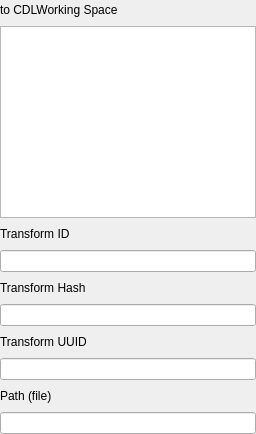
                  <widget class="QWidget" name="tab">
                   <property name="sizePolicy">
                    <sizepolicy hsizetype="Preferred" vsizetype="Preferred">
                     <horstretch>0</horstretch>
                     <verstretch>0</verstretch>
                    </sizepolicy>
                   </property>
                   <attribute name="title">
                    <string>To</string>
                   </attribute>
                   <layout class="QVBoxLayout" name="verticalLayout_31">
                    <property name="leftMargin">
                     <number>0</number>
                    </property>
                    <property name="topMargin">
                     <number>0</number>
                    </property>
                    <property name="rightMargin">
                     <number>0</number>
                    </property>
                    <property name="bottomMargin">
                     <number>0</number>
                    </property>
                    <item>
                     <layout class="QHBoxLayout" name="horizontalLayout_127">
                      <item>
                       <widget class="QLabel" name="label_166">
                        <property name="text">
                         <string>to CDLWorking Space</string>
                        </property>
                       </widget>
                      </item>
                      <item>
                       <spacer name="horizontalSpacer_120">
                        <property name="orientation">
                         <enum>Qt::Horizontal</enum>
                        </property>
                        <property name="sizeHint" stdset="0">
                         <size>
                          <width>40</width>
                          <height>20</height>
                         </size>
                        </property>
                       </spacer>
                      </item>
                     </layout>
                    </item>
                    <item>
                     <widget class="QTextEdit" name="textEdit_25">
                      <property name="sizePolicy">
                       <sizepolicy hsizetype="Expanding" vsizetype="Minimum">
                        <horstretch>0</horstretch>
                        <verstretch>0</verstretch>
                       </sizepolicy>
                      </property>
                      <property name="minimumSize">
                       <size>
                        <width>0</width>
                        <height>40</height>
                       </size>
                      </property>
                     </widget>
                    </item>
                    <item>
                     <layout class="QHBoxLayout" name="horizontalLayout_128">
                      <item>
                       <widget class="QLabel" name="label_167">
                        <property name="text">
                         <string>Transform ID</string>
                        </property>
                       </widget>
                      </item>
                      <item>
                       <spacer name="horizontalSpacer_121">
                        <property name="orientation">
                         <enum>Qt::Horizontal</enum>
                        </property>
                        <property name="sizeHint" stdset="0">
                         <size>
                          <width>40</width>
                          <height>20</height>
                         </size>
                        </property>
                       </spacer>
                      </item>
                     </layout>
                    </item>
                    <item>
                     <widget class="QLineEdit" name="lineEdit_136"/>
                    </item>
                    <item>
                     <layout class="QHBoxLayout" name="horizontalLayout_129">
                      <item>
                       <widget class="QLabel" name="label_168">
                        <property name="text">
                         <string>Transform Hash</string>
                        </property>
                       </widget>
                      </item>
                      <item>
                       <spacer name="horizontalSpacer_122">
                        <property name="orientation">
                         <enum>Qt::Horizontal</enum>
                        </property>
                        <property name="sizeHint" stdset="0">
                         <size>
                          <width>40</width>
                          <height>20</height>
                         </size>
                        </property>
                       </spacer>
                      </item>
                     </layout>
                    </item>
                    <item>
                     <widget class="QLineEdit" name="lineEdit_137"/>
                    </item>
                    <item>
                     <layout class="QHBoxLayout" name="horizontalLayout_130">
                      <item>
                       <widget class="QLabel" name="label_169">
                        <property name="text">
                         <string>Transform UUID</string>
                        </property>
                       </widget>
                      </item>
                      <item>
                       <spacer name="horizontalSpacer_123">
                        <property name="orientation">
                         <enum>Qt::Horizontal</enum>
                        </property>
                        <property name="sizeHint" stdset="0">
                         <size>
                          <width>40</width>
                          <height>20</height>
                         </size>
                        </property>
                       </spacer>
                      </item>
                     </layout>
                    </item>
                    <item>
                     <widget class="QLineEdit" name="lineEdit_138"/>
                    </item>
                    <item>
                     <layout class="QHBoxLayout" name="horizontalLayout_157">
                      <item>
                       <widget class="QLabel" name="label_196">
                        <property name="text">
                         <string>Path (file)</string>
                        </property>
                       </widget>
                      </item>
                      <item>
                       <spacer name="horizontalSpacer_150">
                        <property name="orientation">
                         <enum>Qt::Horizontal</enum>
                        </property>
                        <property name="sizeHint" stdset="0">
                         <size>
                          <width>40</width>
                          <height>20</height>
                         </size>
                        </property>
                       </spacer>
                      </item>
                     </layout>
                    </item>
                    <item>
                     <widget class="QLineEdit" name="lineEdit_160"/>
                    </item>
                   </layout>
                  </widget>
